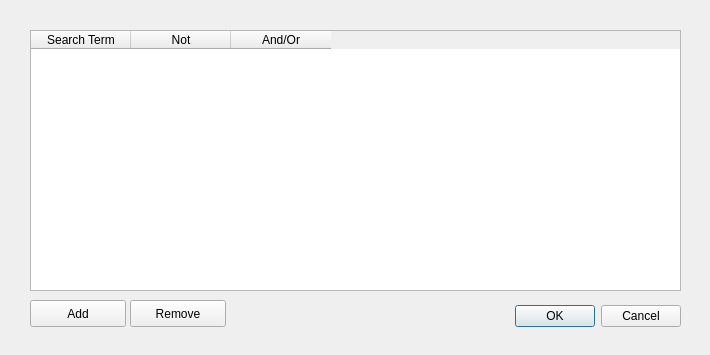
<?xml version="1.0" encoding="UTF-8"?>
<ui version="4.0">
 <class>ovQSearchDialog</class>
 <widget class="QDialog" name="ovQSearchDialog">
  <property name="geometry">
   <rect>
    <x>0</x>
    <y>0</y>
    <width>710</width>
    <height>355</height>
   </rect>
  </property>
  <property name="windowTitle">
   <string>Dialog</string>
  </property>
  <widget class="QDialogButtonBox" name="buttonBox">
   <property name="geometry">
    <rect>
     <x>340</x>
     <y>300</y>
     <width>341</width>
     <height>32</height>
    </rect>
   </property>
   <property name="orientation">
    <enum>Qt::Horizontal</enum>
   </property>
   <property name="standardButtons">
    <set>QDialogButtonBox::Cancel|QDialogButtonBox::Ok</set>
   </property>
  </widget>
  <widget class="QTableWidget" name="termTableWidget">
   <property name="geometry">
    <rect>
     <x>30</x>
     <y>30</y>
     <width>651</width>
     <height>261</height>
    </rect>
   </property>
   <column>
    <property name="text">
     <string>Search Term</string>
    </property>
   </column>
   <column>
    <property name="text">
     <string>Not</string>
    </property>
    <property name="textAlignment">
     <set>AlignHCenter|AlignVCenter|AlignCenter</set>
    </property>
   </column>
   <column>
    <property name="text">
     <string>And/Or</string>
    </property>
    <property name="textAlignment">
     <set>AlignHCenter|AlignVCenter|AlignCenter</set>
    </property>
   </column>
  </widget>
  <widget class="QPushButton" name="addPushButton">
   <property name="geometry">
    <rect>
     <x>30</x>
     <y>300</y>
     <width>96</width>
     <height>27</height>
    </rect>
   </property>
   <property name="text">
    <string>Add</string>
   </property>
  </widget>
  <widget class="QPushButton" name="removePushButton">
   <property name="geometry">
    <rect>
     <x>130</x>
     <y>300</y>
     <width>96</width>
     <height>27</height>
    </rect>
   </property>
   <property name="text">
    <string>Remove</string>
   </property>
  </widget>
 </widget>
 <resources/>
 <connections>
  <connection>
   <sender>buttonBox</sender>
   <signal>accepted()</signal>
   <receiver>ovQSearchDialog</receiver>
   <slot>accept()</slot>
   <hints>
    <hint type="sourcelabel">
     <x>248</x>
     <y>254</y>
    </hint>
    <hint type="destinationlabel">
     <x>157</x>
     <y>274</y>
    </hint>
   </hints>
  </connection>
  <connection>
   <sender>buttonBox</sender>
   <signal>rejected()</signal>
   <receiver>ovQSearchDialog</receiver>
   <slot>reject()</slot>
   <hints>
    <hint type="sourcelabel">
     <x>316</x>
     <y>260</y>
    </hint>
    <hint type="destinationlabel">
     <x>286</x>
     <y>274</y>
    </hint>
   </hints>
  </connection>
 </connections>
</ui>
